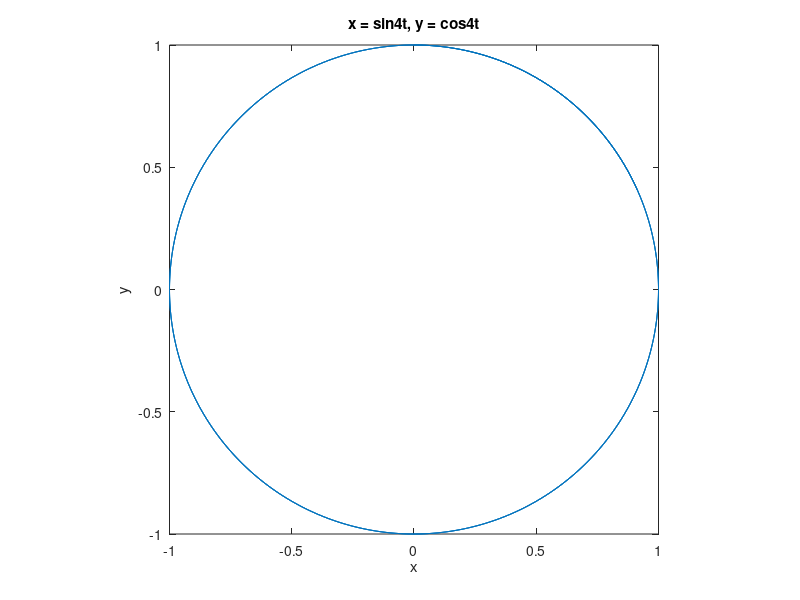

Reproduce this figure in MATLAB.
figure('Name', 'Bài tập 2b', 'NumberTitle', 'off')
t = 0:0.001:5;

x = sin(4*t);
y = cos(4*t);
plot(x, y);
xlabel('x');
ylabel('y');
axis square;
title('x = sin4t, y = cos4t')